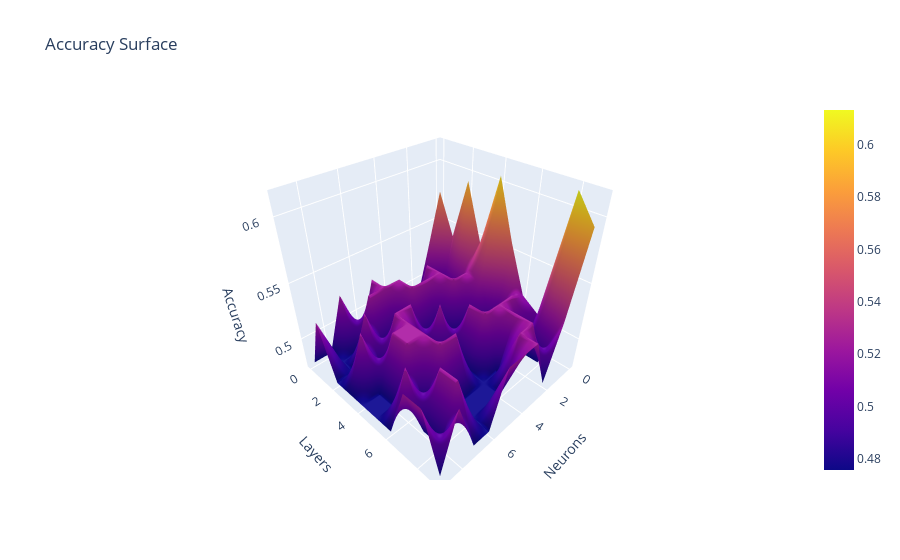

Here is the notebook cell this chart was saved with:
### Code cell
fig6 = go.Figure(data=[go.Surface(z=Accuracy_v09)])

fig6.update_layout(title='Accuracy Surface', autosize=True,
                   scene = dict(xaxis_title='Neurons',
                                yaxis_title='Layers',
                                zaxis_title='Accuracy'))
fig6.update_yaxes(tickvals=[x+30 for x in range(10)])
fig6.update_xaxes(tickvals=[x+30 for x in range(10)])

fig6.show()
fig6.write_html('ACC_09.html')

### Figure 1 — Plotly figure (JSON) as saved in the notebook; plotly's stock layout.template omitted (floating-point values rounded to 4 significant figures)
{"data": [{"type": "surface", "z": [[0.5751, 0.5242, 0.4758, 0.4758, 0.4758, 0.5242, 0.4758, 0.5242, 0.4758, 0.4758], [0.5394, 0.4758, 0.5242, 0.4758, 0.5242, 0.5242, 0.5242, 0.4758, 0.4758, 0.5242], [0.5929, 0.4758, 0.5242, 0.5242, 0.5242, 0.4758, 0.4758, 0.5242, 0.4758, 0.4758], [0.5445, 0.5242, 0.5242, 0.4758, 0.4758, 0.5242, 0.5242, 0.4758, 0.5242, 0.4758], [0.6056, 0.5242, 0.4758, 0.4758, 0.5242, 0.4758, 0.5242, 0.5242, 0.4758, 0.4758], [0.5573, 0.4758, 0.4758, 0.5242, 0.4758, 0.4758, 0.5242, 0.5242, 0.4758, 0.4758], [0.5165, 0.5242, 0.5242, 0.5242, 0.4758, 0.5242, 0.5242, 0.4758, 0.5242, 0.4758], [0.5064, 0.4758, 0.5242, 0.4758, 0.4758, 0.4758, 0.4758, 0.5242, 0.4758, 0.5242], [0.6132, 0.4758, 0.5242, 0.5242, 0.4758, 0.4758, 0.4758, 0.5242, 0.4758, 0.5242], [0.5929, 0.5242, 0.4758, 0.5242, 0.5242, 0.5242, 0.4758, 0.4758, 0.5242, 0.4758]]}], "layout": {"autosize": true, "scene": {"xaxis": {"title": {"text": "Neurons"}}, "yaxis": {"title": {"text": "Layers"}}, "zaxis": {"title": {"text": "Accuracy"}}}, "title": {"text": "Accuracy Surface"}, "xaxis": {"tickvals": [30, 31, 32, 33, 34, 35, 36, 37, 38, 39]}, "yaxis": {"tickvals": [30, 31, 32, 33, 34, 35, 36, 37, 38, 39]}}}
